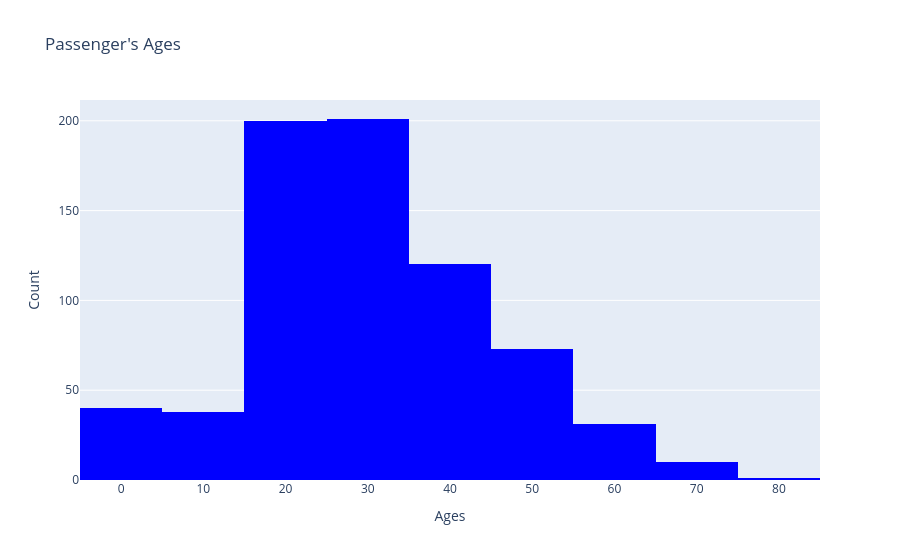

The code cell stored with this chart in its notebook:
### Code cell
#@title **code**
#@ markdown We can create an histogram that summarizes the passenger's ages distribution
configure_plotly_browser_state()

fig = go.Figure(data=[go.Histogram(x=titanic_df["Age"], nbinsx=10, marker_color='blue')])
fig.update_layout(title_text="Passenger's Ages", xaxis_title_text='Ages', yaxis_title_text='Count')
fig.show()


#

### Figure 1 — Plotly figure (JSON) as saved in the notebook; plotly's stock layout.template omitted (floating-point values rounded to 4 significant figures; data arrays with more than 128 entries replaced by an {"elided": "..."} marker saying what was removed)
{"data": [{"marker": {"color": "blue"}, "nbinsx": 10, "x": {"elided": "891 float values"}, "type": "histogram"}], "layout": {"title": {"text": "Passenger's Ages"}, "xaxis": {"title": {"text": "Ages"}}, "yaxis": {"title": {"text": "Count"}}}}
